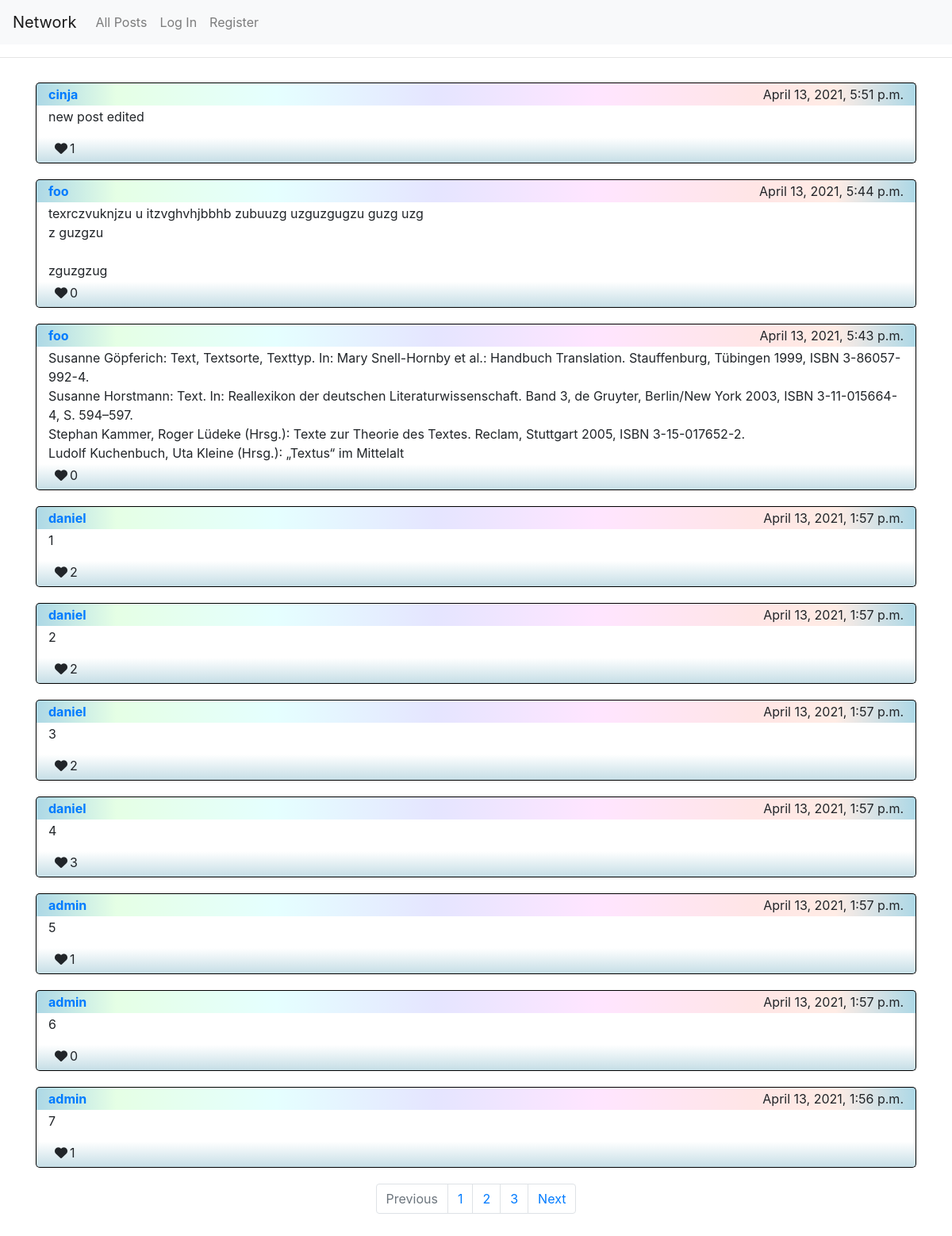
The page / on the database its author committed.
### network/models.py (models this page shows, shortened)
class Post(models.Model):
    creator = models.ForeignKey(User, on_delete=models.CASCADE, related_name="posts")
    content = models.TextField()
    timestamp = models.DateTimeField(auto_now_add=True)
    like = models.ManyToManyField(User, blank=True, related_name="like_users")

class User(AbstractUser):
    picture = models.ImageField(upload_to='network/', blank=True)

### network/views.py (the view)
# urls.py: path("", views.index, name="index"),
def index(request):
    all_posts = Post.objects.all().order_by('-timestamp')
    return render(request, "network/index.html", {
        "post_page": do_pagination(request, all_posts)
    })

### network/views.py (called while the page is built)
def do_pagination(request, posts):
    page_num = request.GET.get('page', 1)
    paginator = Paginator(posts, 10)
    try:
        post_page = paginator.page(page_num)
    except PageNotAnInteger:
        post_page = paginator.page(1)
    except EmptyPage:
        post_page = paginator.page(paginator.num_pages)
    return post_page

### network/templates/network/index.html (shortened to what this page needs)
{% extends "network/layout.html" %}
{% load static %}
{% block head %}
    <link href="{% static 'network/posts.css' %}" rel="stylesheet">
{% endblock %}
{% block body %}
    <hr>
    <div id="postsContainer">
        {% for post in post_page %}
            <div class="post container">
                <div class="post head">
                    <a href="{% url 'profile' post.creator.id %}" class="post creator" >{{ post.creator }}</a>
                    <div class="post timestamp">{{ post.timestamp }}</div>
                </div>
                <div class="post body {{ post.id }}">{{post.content}}</div>
                <div class="post footer">
                    {% if request.user in post.like.all %}
                        <div class="post likes yes"><i class="fas fa-heart" data-post-id="{{ post.id }}"></i><span>{{ post.like.all.count }}</span> </div>
                    {% else %}
                        <div class="post likes no"><i class="fas fa-heart" data-post-id="{{ post.id }}"></i><span>{{ post.like.all.count }}</span></div>
                    {% endif %}
                </div>
            </div>
        {% endfor %}
        {% if post_page.has_other_pages %}
            <ul class="pagination">
                {% if post_page.has_previous %}
                    <li class="page-item"><a class="page-link" href="?page={{ post_page.previous_page_number }}">Previous</a></li>
                {% else %}
                    <li class="page-item disabled"><span class="page-link">Previous</span></li>
                {% endif %}
                {% for i in post_page.paginator.page_range %}
                    <li class="page-item"><a class="page-link" href="?page={{ i }}">{{ i }}</a></li>
                {% endfor %}
                {% if post_page.has_next %}
                    <li class="page-item"><a class="page-link" href="?page={{ post_page.next_page_number }}">Next</a></li>
                {% else %}
                    <li class="page-item disabled"><span class="page-link">Next</span></li>
                {% endif %}
            </ul>
        {% endif %}
    </div>
{% endblock %}

### network/static/network/posts.css (style rules this page uses)
#postsContainer { padding: 15px; }
.post.container { margin-bottom: 20px; box-sizing: border-box; }
.post.head, .post.body, .post.footer { padding: 2px 15px; }
.post.head { display: flex; justify-content: space-between; border-radius: 5px 5px 0 0; border: 1px solid black; border-bottom: none; background: lightblue; background-image: linear-gradient(to right, transparent, #e5ffe5, #e5fff2, #e5ffff, #e5f2ff, #e5e5ff, #f2e5ff, #ffe5ff, #ffe5f2, #ffe5e5, #ffece5, transparent); }
.post.creator { font-weight: 700; }
.post.body { border: 1px solid black; border-top: none; border-bottom: none; min-height: 40px; white-space: pre-wrap; }
.post.footer { border-radius: 0 0 5px 5px; border: 1px solid black; border-top: none; background-image: linear-gradient(to top, #c6dee6, transparent); display: flex; justify-content: space-between; }
.post.likes i { padding: 3px 3px 3px 8px; cursor: pointer; transition: all 0.2s ease; }
.pagination { display: flex; justify-content: center; }

### rows shown on the page
Post: creator "cinja", timestamp "April 13, 2021, 5:51 p.m.", content "new post edited", like.all.count "1"
Post: creator "foo", timestamp "April 13, 2021, 5:44 p.m.", content "texrczvuknjzu u itzvghvhjbbhb zubuuzg uzguzgugzu guzg uzg z guzgzu zguzgzug", like.all.count "0"
Post: creator "foo", timestamp "April 13, 2021, 5:43 p.m.", content "Susanne Göpferich: Text, Textsorte, Texttyp. In: Mary Snell-Hornby et al.: Handbuch Translation. Stauffenburg, Tübingen 1999, ISBN 3-86057-992-4. Susanne Horstmann: Text. In: Reallexikon der deutschen Literaturwissenschaft. Band 3, de Gruyter, Berlin/New York 2003, ISBN 3-11-015664-4, S. 594–597. Stephan Kammer, Roger Lüdeke (Hrsg.): Texte zur Theorie des Textes. Reclam, Stuttgart 2005, ISBN 3-15-017652-2. Ludolf Kuchenbuch, Uta Kleine (Hrsg.): „Textus“ im Mittelalt", like.all.count "0"
Post: creator "daniel", timestamp "April 13, 2021, 1:57 p.m.", content "1", like.all.count "2"
Post: creator "daniel", timestamp "April 13, 2021, 1:57 p.m.", content "2", like.all.count "2"
Post: creator "daniel", timestamp "April 13, 2021, 1:57 p.m.", content "3", like.all.count "2"
Post: creator "daniel", timestamp "April 13, 2021, 1:57 p.m.", content "4", like.all.count "3"
Post: creator "admin", timestamp "April 13, 2021, 1:57 p.m.", content "5", like.all.count "1"
Post: creator "admin", timestamp "April 13, 2021, 1:57 p.m.", content "6", like.all.count "0"
Post: creator "admin", timestamp "April 13, 2021, 1:56 p.m.", content "7", like.all.count "1"

### other values the page prints
{{ i }} "1" "2" "3"
